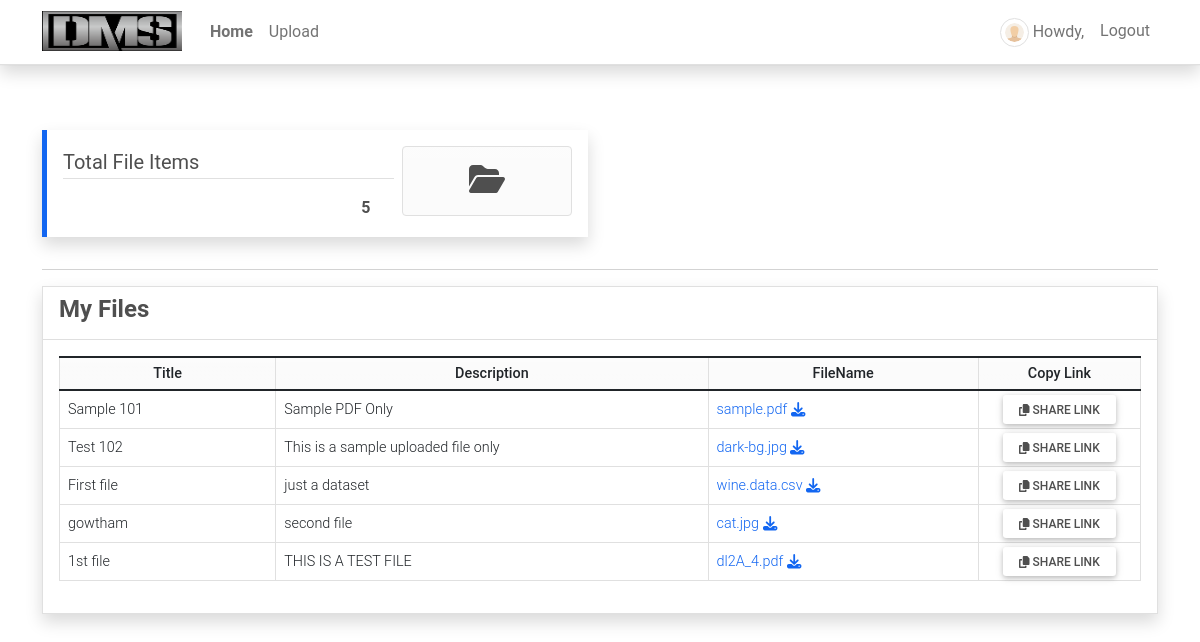
Screenshot of / (signed in) with the database file from the repository.
### fmsApp/models.py (models this page shows, shortened)
class Post(models.Model):
    user = models.ForeignKey(User, on_delete=models.CASCADE)
    title = models.CharField(max_length=250)
    description = models.TextField(blank=True, null=True)
    file_path = models.FileField(upload_to='uploads/',blank=True, null=True)
    date_created = models.DateTimeField(default=timezone.now)
    date_updated = models.DateTimeField(auto_now=True)
    def get_share_url(self):
        fernet = Fernet(settings.ID_ENCRYPTION_KEY)
        value = fernet.encrypt(str(self.pk).encode())
        value = base64.urlsafe_b64encode(value).decode()
        return reverse("share-file-id", kwargs={"id": (value)})

### fmsApp/views.py (the view)
# urls.py: path('', views.home, name='home-page'),
@login_required
def home(request):
    context['page_title'] = 'Home'
    if request.user.is_superuser:
        posts = Post.objects.all()
    else:
        posts = Post.objects.filter(user = request.user).all()
    context['posts'] = posts
    context['postsLen'] = posts.count()
    print(request.build_absolute_uri())
    return render(request, 'home.html',context)

### fmsApp/templatetags/customfilter.py (called while the page is built)
@register.filter
def replaceBlank(value,stringVal = ""):
    value = str(value).replace(stringVal, '')
    return value

### fmsApp/templates/home.html (shortened to what this page needs)
{% extends "base.html" %} {% load humanize %} {% load customfilter %} {% block pageContent %}
<section class="">
    <div class="row">
        <div class="col-lg-6 col-md-6 col-sm-12 col-xs-12">
            <div class="card rounded-0 shadow border-primary text-start summary-card my-3">
                <div class="card-body">
                    <div class="d-flex w-100">
                        <div class="col-8 pe-2">
                            <div class="summary-title fs-5 border-bottom">Total File Items</div>
                            <div class="summary-count text-end fw-bolder mt-3 px-4">{{ postsLen|intcomma }}</div>
                        </div>
                        <div class="col-4">
                            <div class="summary-icon p-3 rounded border text-center bg-gradient bg-light">
                                <i class="fa fa-folder-open fs-2"></i>
                            </div>
                        </div>
                    </div>
                </div>
            </div>
        </div>
    </div>
    <hr>
    <div class="row">
        <div class="col-lg-12 col-md-12 col-sm-12 col-xs-12">
            <div class="card card-default border rounded-0 shadow">
                <div class="card-header">
                    <h4 class="card-title"><b>My Files</b></h4>
                </div>
                <div class="card-body">
                    <table class="table table-bordered" id="file-table">
                        <colgroup>
                            <col width="20%">
                            <col width="40%">
                            <col width="25%">
                            <col width="15%">
                        </colgroup>
                        <thead>
                            <tr class="bg-gradient bg-light">
                                <th class=text-center>Title</th>
                                <th class=text-center>Description</th>
                                <th class=text-center>FileName</th>
                                <th class=text-center>Copy Link</th>
                            </tr>
                        </thead>
                        <tbody>
                            {% for post in posts %}
                            <tr>
                                <td class="text-start">{{ post.title }}</td>
                                <td class="text-start">{{ post.description }}</td>
                                <td class="text-start"><a href="{{ post.file_path.url }}" download="{{ post.file_path|replaceBlank:'uploads/' }}">{{ post.file_path|replaceBlank:'uploads/' }} <i class="fa fa-download"></i></a></td>
                                <td class="text-center"><button class="btn btn-default bg-gradient btn-sm copy-link" type="button" data-url="{{ request.build_absolute_uri|slice:':-1' }}{{ post.get_share_url }}" title="Copy Link tp clipboard"><i class="fa fa-copy"></i> Share Link</button></td>
                            </tr>
                            {% endfor %}
                        </tbody>
                    </table>
                </div>
            </div>
        </div>
    </div>
</section>
</div> {% endblock pageContent %}

### fmsApp/templates/base.html (shortened to what this page needs)
{% load static %}
<!DOCTYPE html>
<html lang="en">
<head>
    <link rel="stylesheet" href="{% static 'assets/font-awesome/css/all.min.css' %}">
    <link rel="stylesheet" href="{% static 'assets/bootstrap/css/bootstrap.min.css' %}">
    <link rel="stylesheet" href="{% static 'assets/select2/dist/css/select2.min.css' %}">
    <link rel="stylesheet" href="{% static 'assets/mdb-blogtemplate/css/mdb.min.css' %}" />
    <link rel="stylesheet" href="{% static 'assets/DataTables/datatables.min.css' %}" />
    <link rel="stylesheet" href="{% static 'assets/default/css/style.css' %}">
</head>
<body class="">
    {% block TopNavigation %} {% include "TopNavigation.html" %} {% endblock TopNavigation %}
    <main class="py-5">
        <div class="container mb-3">
             {% block pageContent %} {% endblock pageContent %}
    </main>
</body>
</html>

### fmsApp/templates/topNavigation.html (shortened to what this page needs)
{% load static %}
<header>
    <nav class="navbar navbar-expand-lg navbar-light bg-white fixed-top shadow border-bottom">
        <div class="container">
            <a class="navbar-brand" target="_blank" href="{% url 'home-page' %}">
                <img src="{{ MEDIA_URL }}/default/dms.png" height="16" alt="{{ MEDIA_URL }}" loading="lazy" style="margin-top: -3px;" />
            </a>
            <div class="collapse navbar-collapse" id="navbarExample01">
                <ul class="navbar-nav me-auto mb-2 mb-lg-0" id="topNav">
                    {% if user.id %}
                    <li class="nav-item">
                        <a class="nav-link" aria-current="page" href="{% url 'home-page' %}">Home</a>
                    </li>
                    <li class="nav-item">
                        <a class="nav-link" aria-current="page" href="{% url 'posts-page' %}">Upload</a>
                    </li>
                    {% endif %}
                </ul>
                <ul class="navbar-nav d-flex flex-row">
                    {% if user.id %} {% if user.profile.user_type == 1 %} {% endif %}
                    <li class="nav-item me-3 me-lg-0">
                        <a class="nav-link" href="{% url 'profile' %}">
                            <span class="me-1"><img src="{{ MEDIA_URL }}/default/default-avatar.png" alt="User Avatar" id="user-avatar" class="img-thumbnail rounded-circle"></span>Howdy, {{ user.first_name }} {{user.last_name}}
                        </a>
                    </li>
                    <li class="nav-item me-3 me-lg-0">
                        <a class="nav-link" href="{% url 'logout' %}">Logout</a>
                    </li>
                    {% endif %}
                </ul>
            </div>
        </div>
    </nav>
</header>

### static/assets/default/css/style.css (style rules this page uses)
html, body { height: 100%; width: 100%; max-height: 100%; overflow: auto; display: flex; flex-direction: column; }
body>header { flex-shrink: auto; }
body>main { flex-shrink: auto; flex-grow: auto; overflow: auto; }
#user-avatar { width: 1.8rem; height: 1.8rem; object-fit: scale-down; object-position: center center; }
.navbar-brand>img { width: 7em; height: 2em; }
.nav-item.active a.nav-link { font-weight: bolder !important; }
.summary-card { border-left-width: 5px !important; border-left-style: solid; }

### rows the page displays
Post: title "Sample 101", description "Sample PDF Only", file_path "sample.pdf"
Post: title "Test 102", description "This is a sample uploaded file only", file_path "dark-bg.jpg"
Post: title "First file", description "just a dataset", file_path "wine.data.csv"
Post: title "gowtham", description "second file", file_path "cat.jpg"
Post: title "1st file", description "THIS IS A TEST FILE", file_path "dl2A_4.pdf"

### other values shown
{{ postsLen|intcomma }} "5"
